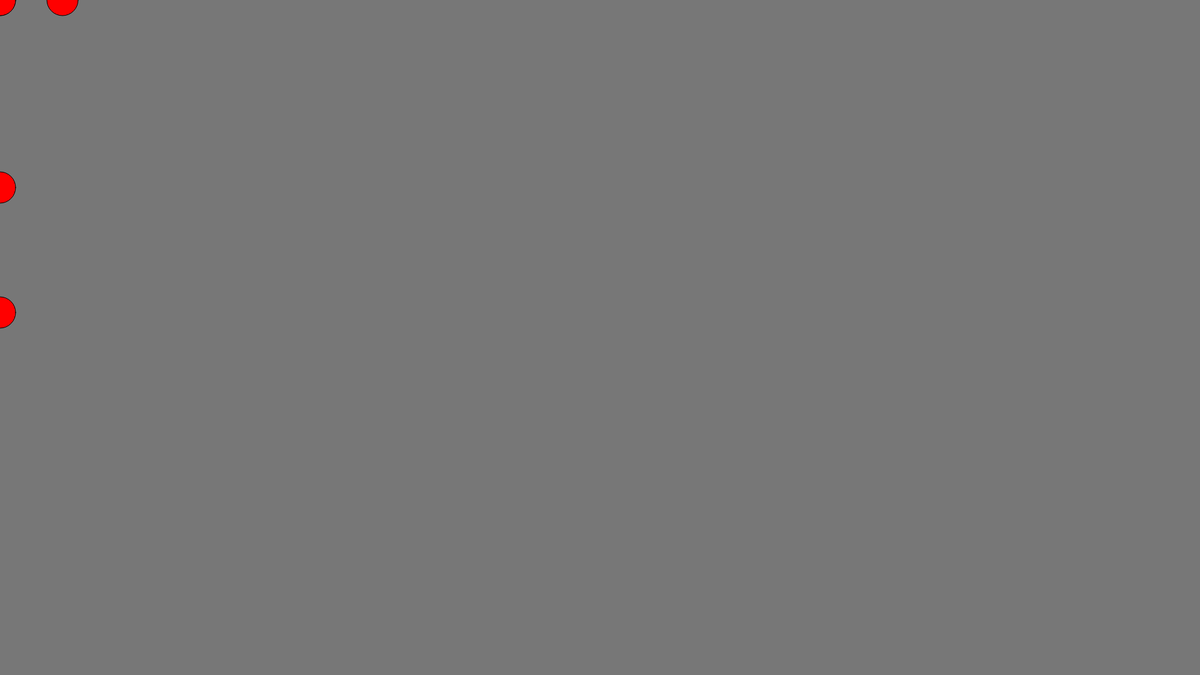
Frame 1 (no input)
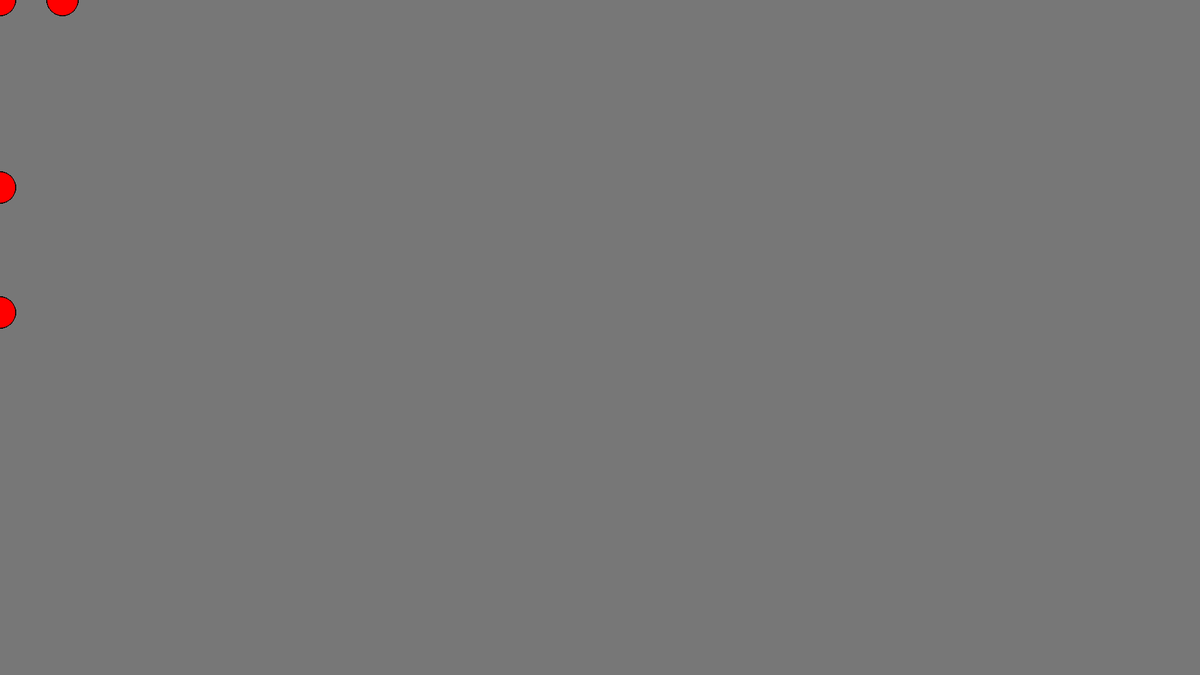
Frame 60 (no input)
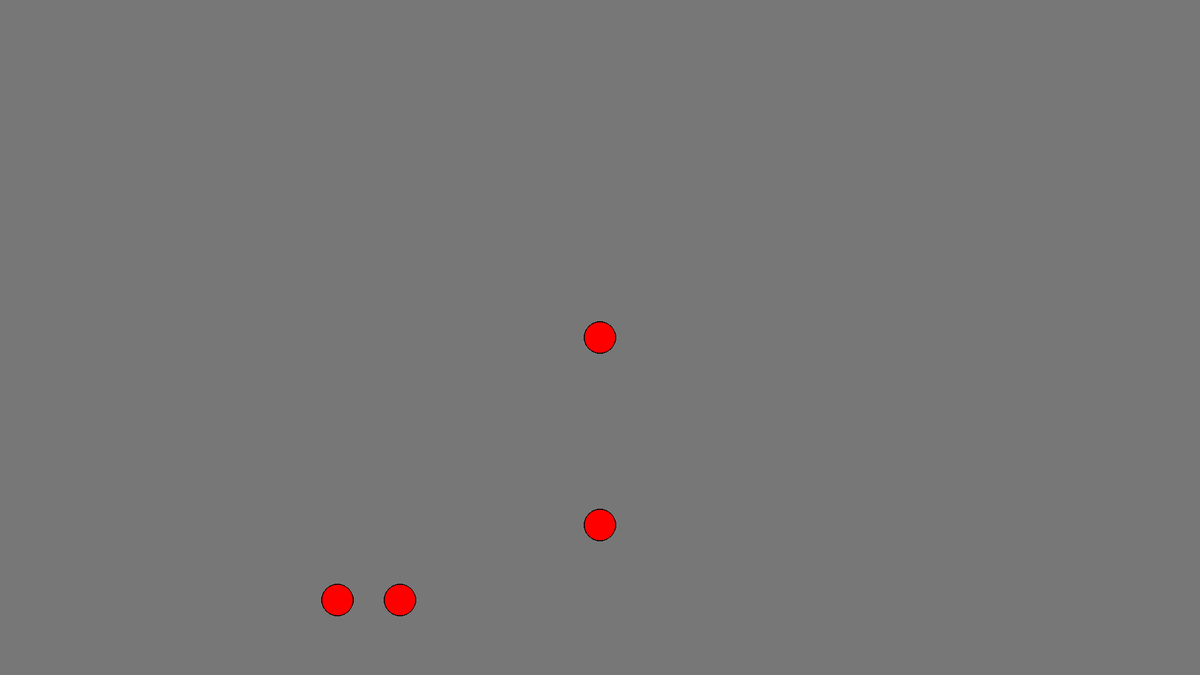
Frame 120 (the mouse pressed at the canvas centre since frame 60)

The p5.js sketch that drew these frames (run headless with seeded random() and noise() and a simulated clock; from frame 60 on, the mouse is pressed at the canvas centre):

// p5.js sketch
// ── sketch.js
function setup() {
  createCanvas(1920, 1080);
  background(119, 119, 119);
}

function draw() {
  
  fill(255,0,0);
  //circle(100,mouseX,50);
  circle(mouseY,500 - mouseY,50);
  circle(mouseY,mouseX,50);
  circle(mouseX,mouseY,50);
  circle(mouseY+100,mouseX,50);
  circle(mouseX,mouseY+300,50);
  
}

function mousePressed() {
   background(119, 119, 119);
  circle(mouseY,500 - mouseY,50);
  circle(mouseY,mouseX,50);
  circle(mouseX,mouseY,50);
  circle(mouseY+100,mouseX,50);
  circle(mouseX,mouseY+300,50);
}
